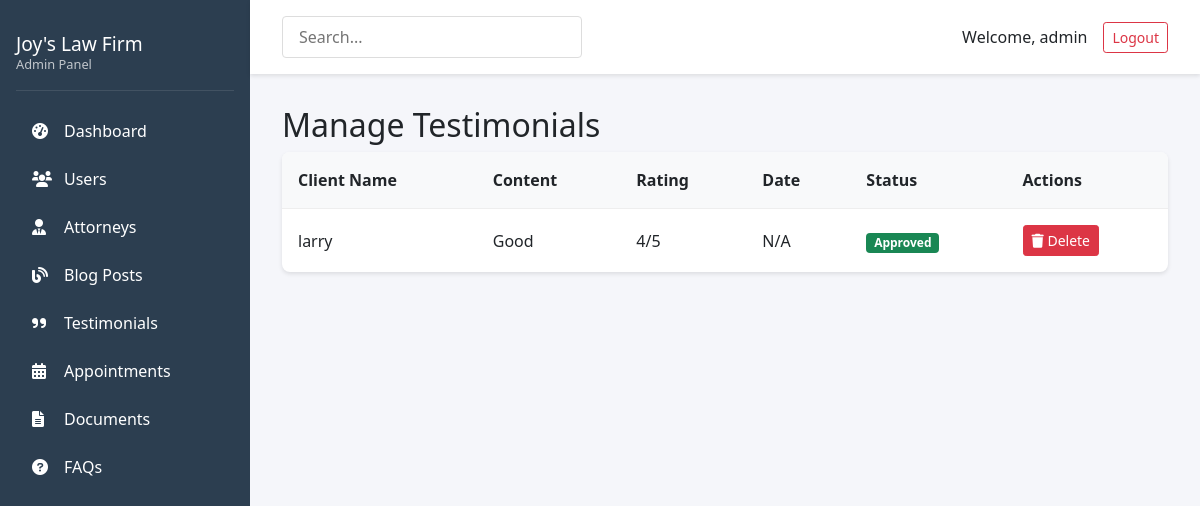
/admin/testimonials (signed in), run on the app's committed database.
### app/models.py (models this page shows, shortened)
class User(db.Model, UserMixin):
    id = db.Column(db.Integer, primary_key=True)
    username = db.Column(db.String(64), unique=True, nullable=False)
    email = db.Column(db.String(120), unique=True, nullable=False)
    password_hash = db.Column(db.String(128))
    role = db.Column(db.String(20), default='client')  # client, attorney, admin
    is_admin = db.Column(db.Boolean, default=False)
    created_at = db.Column(db.DateTime, default=datetime.utcnow)
    client = db.relationship('Client', backref='user', uselist=False, cascade="all, delete-orphan")
    attorney = db.relationship('Attorney', backref='user', uselist=False, cascade="all, delete-orphan")
    documents = db.relationship('Document', backref='uploader', lazy='dynamic',
                               foreign_keys='Document.uploaded_by')
    blog_posts = db.relationship('BlogPost', backref='author', lazy='dynamic')

class Testimonial(db.Model):
    id = db.Column(db.Integer, primary_key=True)
    client_name = db.Column(db.String(100), nullable=False)
    content = db.Column(db.Text, nullable=False)
    rating = db.Column(db.Integer)
    photo = db.Column(db.String(200))
    date = db.Column(db.DateTime, default=datetime.utcnow)
    approved = db.Column(db.Boolean, default=False)
    created_at = db.Column(db.DateTime, default=datetime.utcnow)

### app/routes/admin.py (the view)
    @login_required
    def decorated_function(*args, **kwargs):
        if not current_user.is_admin:
            flash('You do not have permission to access this page.', 'danger')
            return redirect(url_for('main.index'))
        return f(*args, **kwargs)

### app/models.py (called while the page is built)
@login_manager.user_loader
def load_user(user_id):
    return User.query.get(int(user_id))

### app/routes/admin.py (called while the page is built)
def admin_required(f):
    @login_required
    def decorated_function(*args, **kwargs):
        if not current_user.is_admin:
            flash('You do not have permission to access this page.', 'danger')
            return redirect(url_for('main.index'))
        return f(*args, **kwargs)
    decorated_function.__name__ = f.__name__
    return decorated_function

@admin.route('/testimonials')
@admin_required
def testimonials():
    testimonials = Testimonial.query.all()
    return render_template('admin/testimonials.html', testimonials=testimonials)

### app/templates/admin/testimonials.html (shortened to what this page needs)
{% extends "admin/base.html" %}
{% block content %}
<div class="page-header">
    <h2>Manage Testimonials</h2>
</div>
<div class="admin-table-wrapper">
    <table class="admin-table">
        <thead>
            <tr>
                <th>Client Name</th>
                <th>Content</th>
                <th>Rating</th>
                <th>Date</th>
                <th>Status</th>
                <th>Actions</th>
            </tr>
        </thead>
        <tbody>
            {% for testimonial in testimonials %}
            <tr>
                <td>{{ testimonial.client_name }}</td>
                <td>{{ testimonial.content }}</td>
                <td>{{ testimonial.rating }}/5</td>
                <td>
                    {% if testimonial.created_at %}
                        {{ testimonial.created_at.strftime('%Y-%m-%d') }}
                    {% else %}
                        N/A
                    {% endif %}
                </td>
                <td>
                    <span class="badge bg-{{ 'success' if testimonial.approved else 'warning' }}">
                        {{ 'Approved' if testimonial.approved else 'Pending' }}
                    </span>
                </td>
                <td>
                    <div class="btn-group">
                        <a href="{{ url_for('admin.delete_testimonial', id=testimonial.id) }}"
                           class="btn btn-sm btn-danger delete-confirm">
                            <i class="fas fa-trash"></i> Delete
                        </a>
                    </div>
                </td>
            </tr>
            {% endfor %}
        </tbody>
    </table>
</div>
{% endblock %}

### app/templates/admin/base.html (shortened to what this page needs)
<!DOCTYPE html>
<html lang="en">
<head>
    <link rel="stylesheet" href="https://cdnjs.cloudflare.com/ajax/libs/font-awesome/6.0.0/css/all.min.css">
    <link href="https://cdn.jsdelivr.net/npm/bootstrap@5.1.3/dist/css/bootstrap.min.css" rel="stylesheet">
    <link rel="stylesheet" href="{{ url_for('static', filename='css/admin.css') }}">
</head>
<body>
    <div class="admin-layout">
        <nav class="admin-sidebar">
            <div class="sidebar-header">
                <h3>Joy's Law Firm</h3>
                <p>Admin Panel</p>
            </div>
            <ul class="sidebar-nav">
                <li><a href="{{ url_for('admin.dashboard') }}"><i class="fas fa-tachometer-alt"></i> Dashboard</a></li>
                <li><a href="{{ url_for('admin.users') }}"><i class="fas fa-users"></i> Users</a></li>
                <li><a href="{{ url_for('admin.attorneys') }}"><i class="fas fa-user-tie"></i> Attorneys</a></li>
                <li><a href="{{ url_for('admin.blog') }}"><i class="fas fa-blog"></i> Blog Posts</a></li>
                <li><a href="{{ url_for('admin.testimonials') }}"><i class="fas fa-quote-right"></i> Testimonials</a></li>
                <li><a href="{{ url_for('admin.appointments') }}"><i class="fas fa-calendar-alt"></i> Appointments</a></li>
                <li><a href="{{ url_for('admin.documents') }}"><i class="fas fa-file-alt"></i> Documents</a></li>
                <li><a href="{{ url_for('admin.faqs') }}"><i class="fas fa-question-circle"></i> FAQs</a></li>
            </ul>
        </nav>
        <div class="admin-main">
            <header class="admin-header">
                <div class="header-search">
                    <input type="text" placeholder="Search...">
                </div>
                <div class="header-user">
                    <span>Welcome, {{ current_user.username }}</span>
                    <a href="{{ url_for('auth.logout') }}" class="btn btn-outline-danger btn-sm">Logout</a>
                </div>
            </header>
            <main class="admin-content">
                {% block content %}{% endblock %}
            </main>
        </div>
    </div>
</body>
</html>

### app/static/css/admin.css (style rules this page uses)
.admin-layout { display: flex; min-height: 100vh; }
.admin-sidebar { width: 250px; background: #2c3e50; color: white; padding: 1rem; }
.sidebar-header { padding: 1rem 0; border-bottom: 1px solid rgba(255,255,255,0.1); margin-bottom: 1rem; }
.sidebar-header h3 { margin: 0; font-size: 1.2rem; }
.sidebar-header p { margin: 0; font-size: 0.8rem; opacity: 0.7; }
.sidebar-nav { list-style: none; padding: 0; }
.sidebar-nav li a { display: flex; align-items: center; padding: 0.75rem 1rem; color: white; text-decoration: none; transition: all 0.3s; }
.sidebar-nav li a i { margin-right: 0.75rem; width: 20px; }
.admin-main { flex: 1; background: #f5f6fa; }
.admin-header { background: white; padding: 1rem 2rem; display: flex; justify-content: space-between; align-items: center; box-shadow: 0 2px 4px rgba(0,0,0,0.1); }
.header-search input { padding: 0.5rem 1rem; border: 1px solid #ddd; border-radius: 4px; width: 300px; }
.header-user { display: flex; align-items: center; gap: 1rem; }
.admin-content { padding: 2rem; }
.admin-table { width: 100%; background: white; border-radius: 8px; overflow: hidden; box-shadow: 0 2px 4px rgba(0,0,0,0.1); }
.admin-table th { background: #f8f9fa; padding: 1rem; font-weight: 600; }
.admin-table td { padding: 1rem; border-top: 1px solid #eee; }

### data on the page
User: username "admin"
Testimonial: client_name "larry", content "Good", rating "4", shows "N/A", approved "Approved"
